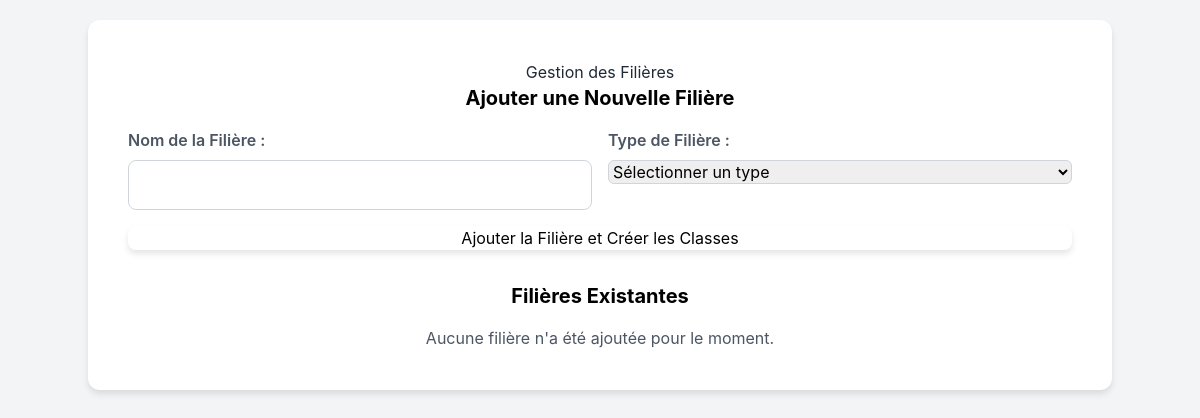
The page /admin/gestion_filieres.php on the database as committed earlier.
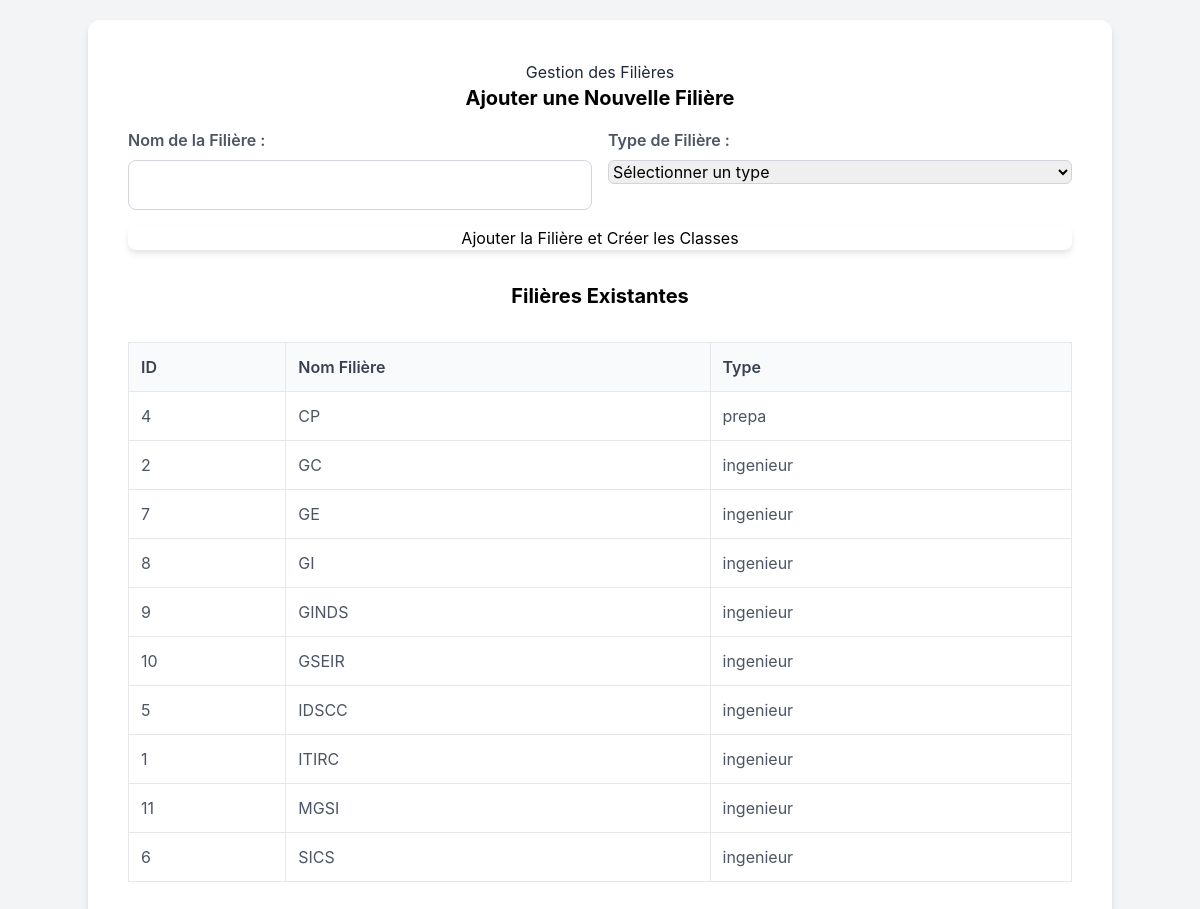
The same page on the database as committed later.
### tables this page shows
CREATE TABLE `filieres` (
  `id` int(11) NOT NULL,
  `nom_filiere` varchar(100) NOT NULL,
  `type_filiere` enum('prepa','ingenieur','autre') NOT NULL
);

### admin/gestion_filieres.php (the view, shortened to what this page needs)
<?php
$conn = new mysqli(DB_SERVER, DB_USERNAME, DB_PASSWORD, DB_NAME);
$filieres = [];
$result = $conn->query("SELECT id, nom_filiere, type_filiere FROM filieres ORDER BY nom_filiere ASC");
if ($result && $result->num_rows > 0) {
    while ($row = $result->fetch_assoc()) {
        $filieres[] = $row;
    }
}
?>
<!DOCTYPE html>
<html lang="fr">
<head>
    <script src="https://cdn.tailwindcss.com"></script>
</head>
<body>
    <div class="container">
        <h1>Gestion des Filières</h1>
        <h2 class="text-xl font-bold mb-4 text-center">Ajouter une Nouvelle Filière</h2>
        <form action="gestion_filieres.php" method="POST">
            <div class="grid grid-cols-1 md:grid-cols-2 gap-4">
                <div class="form-group">
                    <label for="nom_filiere">Nom de la Filière :</label>
                    <input type="text" name="nom_filiere" id="nom_filiere" class="rounded-md" required value="<?php echo htmlspecialchars($_POST['nom_filiere'] ?? ''); ?>">
                </div>
                <div class="form-group">
                    <label for="type_filiere">Type de Filière :</label>
                    <select name="type_filiere" id="type_filiere" class="rounded-md" required>
                        <option value="">Sélectionner un type</option>
                    </select>
                </div>
            </div>
            <button type="submit" name="add_filiere">Ajouter la Filière et Créer les Classes</button>
        </form>
        <h2 class="text-xl font-bold mt-8 mb-4 text-center">Filières Existantes</h2>
        <?php if (!empty($filieres)): ?>
            <table>
                <thead>
                    <tr>
                        <th>ID</th>
                        <th>Nom Filière</th>
                        <th>Type</th>
                    </tr>
                </thead>
                <tbody>
                    <?php foreach ($filieres as $filiere): ?>
                        <tr>
                            <td><?php echo htmlspecialchars($filiere['id']); ?></td>
                            <td><?php echo htmlspecialchars($filiere['nom_filiere']); ?></td>
                            <td><?php echo htmlspecialchars($filiere['type_filiere']); ?></td>
                        </tr>
                    <?php endforeach; ?>
                </tbody>
            </table>
        <?php else: ?>
            <p class="text-center text-gray-600">Aucune filière n'a été ajoutée pour le moment.</p>
        <?php endif; ?>
    </div>
</body>
</html>

### admin/gestion_filieres.php (style rules this page uses)
body { font-family: 'Inter', sans-serif; background-color: #f3f4f6; display: flex; justify-content: center; align-items: flex-start; min-height: 100vh; margin: 0; padding: 20px; }
.container { background-color: #ffffff; padding: 2.5rem; border-radius: 0.75rem; box-shadow: 0 4px 6px rgba(0, 0, 0, 0.1); max-width: 800px; width: 100%; text-align: left; }
h1 { color: #1f2937; font-size: 1.875rem; font-weight: 700; margin-bottom: 1.5rem; text-align: center; }
.form-group { margin-bottom: 1rem; }
label { display: block; margin-bottom: 0.5rem; color: #4b5563; font-weight: 600; }
input[type="text"], select { width: 100%; padding: 0.75rem; border: 1px solid #d1d5db; border-radius: 0.5rem; box-sizing: border-box; font-size: 1rem; color: #374151; }
button { background: linear-gradient(to right, #6366f1, #8b5cf6); color: white; padding: 0.875rem 1.5rem; border: none; border-radius: 0.5rem; cursor: pointer; font-size: 1.125rem; font-weight: 600; transition: background-color 0.3s ease, transform 0.2s ease; box-shadow: 0 4px 6px rgba(0, 0, 0, 0.1); width: 100%; margin-top: 1.5rem; }
table { width: 100%; border-collapse: collapse; margin-top: 2rem; }
th, td { padding: 0.75rem; border: 1px solid #e5e7eb; text-align: left; }
th { background-color: #f9fafb; color: #374151; font-weight: 600; }
td { color: #4b5563; }

Rows that differ between the two databases and show on the page:
added filieres: id "4", nom_filiere "CP", type_filiere "prepa"
added filieres: id "2", nom_filiere "GC", type_filiere "ingenieur"
added filieres: id "7", nom_filiere "GE", type_filiere "ingenieur"
added filieres: id "8", nom_filiere "GI", type_filiere "ingenieur"
added filieres: id "9", nom_filiere "GINDS", type_filiere "ingenieur"
added filieres: id "10", nom_filiere "GSEIR", type_filiere "ingenieur"
added filieres: id "5", nom_filiere "IDSCC", type_filiere "ingenieur"
added filieres: id "1", nom_filiere "ITIRC", type_filiere "ingenieur"
added filieres: id "11", nom_filiere "MGSI", type_filiere "ingenieur"
added filieres: id "6", nom_filiere "SICS", type_filiere "ingenieur"
Other text that changed with them:
text no longer shown: "Aucune filière n'a été ajoutée pour le moment."
text now shown: "ID Nom Filière Type"
